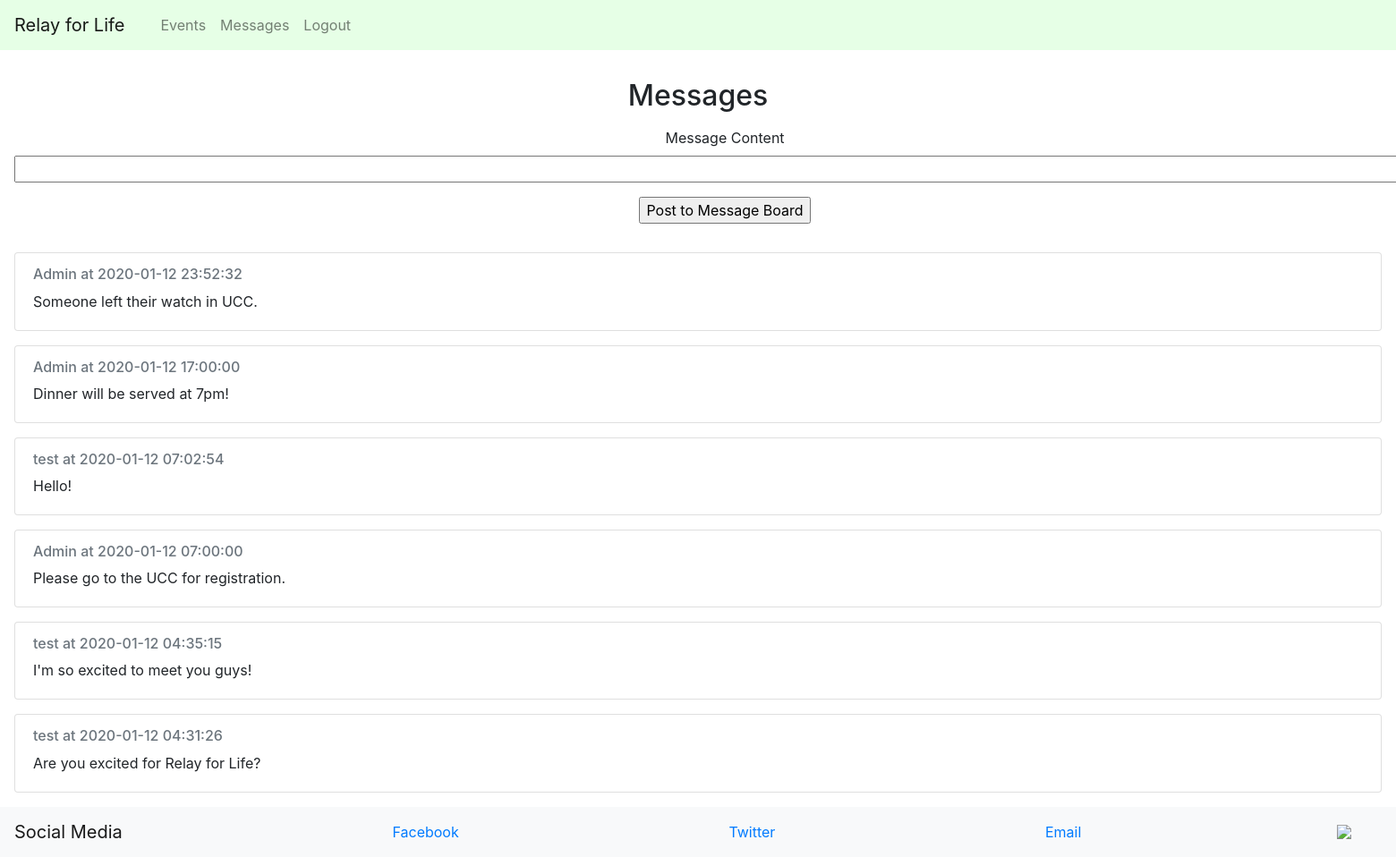
Screenshot of /messages (signed in) with the database file from the repository.
### app/models.py (models this page shows, shortened)
class Message(db.Model):
    id = db.Column(db.Integer, primary_key=True)
    text = db.Column(db.String(500), index=True, unique=True)
    timestamp = db.Column(db.DateTime, index=True)
    user_id = db.Column(db.Integer, db.ForeignKey('user.id'), nullable=False)

class User(UserMixin, db.Model):
    id = db.Column(db.Integer, primary_key=True)
    username = db.Column(db.String(64), index=True, unique=True)
    password_hash = db.Column(db.String(128))
    admin = db.Column(db.Integer)
    messages = db.relationship('Message', backref='user', lazy=True)

### app/routes.py (the view)
@app.route('/messages', methods=['GET', 'POST'])
def addmessage():
    form = PostForm()
    messages = Message.query.join(User).add_columns(User.id, User.username, Message.text, Message.timestamp).order_by(desc(Message.timestamp)).all()
    if form.validate_on_submit():
        message = Message(text=form.content.data, timestamp=datetime.now(), user_id=current_user.id)
        db.session.add(message)
        db.session.commit()
        return redirect('/messages')
    return render_template('messages.html', messages=messages, form=form)

### app/forms.py
class PostForm(FlaskForm):
    content = StringField('Message Content', validators=[DataRequired(), Length(min = 1)])
    submit = SubmitField('Post to Message Board')

### app/models.py (called while the page is built)
@login.user_loader
def load_user(id):
    return User.query.get(int(id))

### app/templates/messages.html (shortened to what this page needs)
{% extends "base.html" %}
{% block content %}
        <div>
            <h2 id="messages" class="text-center" style="margin-top:1em;">Messages</h2>
        </div>
        {% if current_user.is_authenticated %}
        <div class="row" style="margin:1em;">
            <div class="mx-auto">
        <form action="" method="post">
            <p class="text-center">
                {{ form.content.label }}<br>
                {{ form.content(size=150) }}<br>
            </p>
            <p class="text-center">{{ form.submit() }}</p>
        </form>
        </div>
        </div>
        {% endif %}
        {% for message in messages %}
        <div class="card" style="margin:1em;">
            <div class="card-body">
              <h6 class="card-subtitle mb-2 text-muted">{{ message.username }} at {{ message.timestamp.strftime("%Y-%m-%d %H:%M:%S") }}</h6>
              <p class="card-text">{{ message.text }}</p>
            </div>
          </div>
        {% endfor %}
{% endblock %}

### rows the page displays
Message: username "Admin", timestamp "2020-01-12 23:52:32", text "Someone left their watch in UCC."
Message: username "Admin", timestamp "2020-01-12 17:00:00", text "Dinner will be served at 7pm!"
Message: username "test", timestamp "2020-01-12 07:02:54", text "Hello!"
Message: username "Admin", timestamp "2020-01-12 07:00:00", text "Please go to the UCC for registration."
Message: username "test", timestamp "2020-01-12 04:35:15", text "I'm so excited to meet you guys!"
Message: username "test", timestamp "2020-01-12 04:31:26", text "Are you excited for Relay for Life?"
